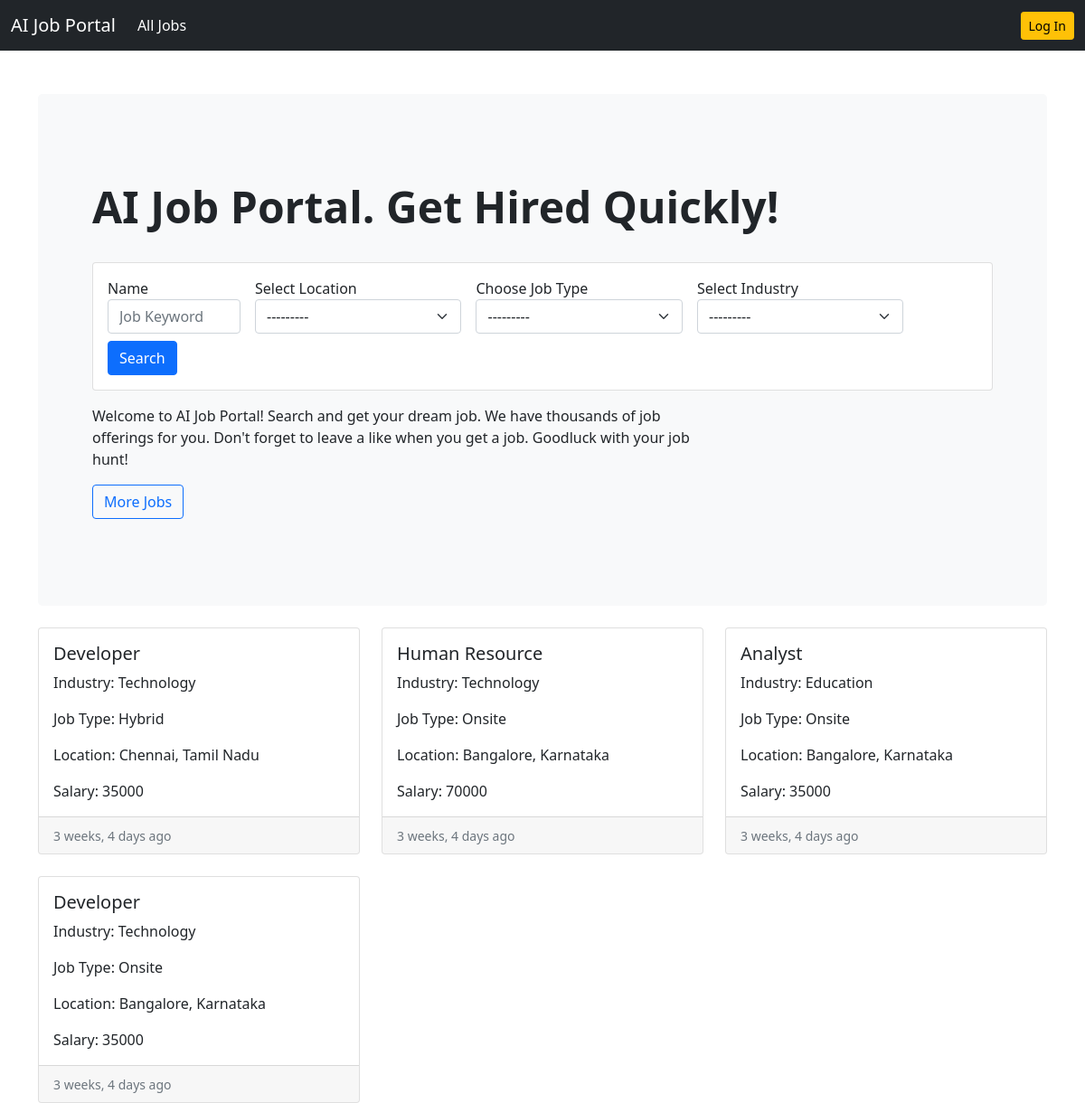
The page / on the database its author committed.
### job/models.py (models this page shows, shortened)
class Job(models.Model):
    job_type_choices = (
        ('Remote', 'Remote'),
        ('Onsite', 'Onsite'),
        ('Hybrid', 'Hybrid')
    )
    state_choices = (
        ('Karnataka', 'Karnataka'),
        ('Assam', 'Assam'),
        ('Gujarat', 'Gujarat'),
        ('Kashmir', 'Kashmir'),
        ('Tamil Nadu', 'Tamil Nadu'),
        ('Bihar', 'Bihar'),
        ('Uttar Pradesh', 'Uttar Pradesh')
    )
    industry_choices = (
        ('Technology', 'Technology'),
        ('Education', 'Education'),
        ('Transportation', 'Transportation'),
        ('Finance', 'Finance'),
        ('Healthcare', 'Healthcare'),
        ('Sports', 'Sports'),
        ('Energy', 'Energy')
    )
    title_choices = (
        ('Developer', 'Developer'),
        ('Consultant','Consultant'),
        ('Analyst' , 'Analyst'),
        ('Manager' , 'Manager'),
        ('UI/UX' , 'UI/UX'),
        ('Human Resource' , 'Human Resource'),
        ('Operations' , 'Operations')
    )
    user = models.ForeignKey(User, on_delete=models.CASCADE)
    company = models.ForeignKey(Company, on_delete=models.CASCADE)
    title = models.CharField(max_length=100, choices = title_choices, null = True, blank = True)
    city = models.CharField(max_length=100)
    salary = models.PositiveIntegerField(default=35000)
    requirements = models.TextField()
    ideal_candidate = models.TextField()
    is_available = models.BooleanField(default=True)
    timestamp = models.DateTimeField(auto_now_add=True)
    industry = models.CharField(max_length=20, choices=industry_choices, null=True, blank=True)
    state = models.CharField(max_length=20, choices=state_choices, null=True, blank=True)
    job_type = models.CharField(max_length=20, choices=job_type_choices, null=True, blank=True)

### website/views.py (the view)
# urls.py: 2. Add a URL to urlpatterns:  path('', views.home, name='home')
def home(request):
    filter = Jobfilter(request.GET, queryset=Job.objects.filter(is_available=True).order_by('-timestamp'))
    context = {'filter': filter}
    return render(request, 'website/home.html', context)

### templates/website/home.html
{% extends 'base.html' %}
{% load widget_tweaks %}
{% load humanize %}
{% block content %}
 <section>
    <div class="p-5 mb-4 bg-light rounded-3">
        <div class="container-fluid py-5">
            <h2 class="display-5 fw-bold">AI Job Portal. Get Hired Quickly!</h2> <br>
            <div class="card">
                <div class="card-body">
                    <form class="row gy-2 gx-3 align-items-center" method="GET">
                        <div class="col-sm-2">
                            <label for="autoSizingInput">Name</label>
                            {% render_field filter.form.title class="form-control" id="autoSizingInput" placeholder="Job Keyword" %}
                        </div>
                        <div class="col-sm-3">
                            <label for="autoSizingSelect">Select Location</label>
                            {% render_field filter.form.state class="form-select" %}
                        </div>
                        <div class="col-sm-3">
                            <label for="autoSizingSelect">Choose Job Type</label>
                            {% render_field filter.form.job_type class="form-select" %}
                        </div>
                        <div class="col-sm-3">
                            <label for="autoSizingSelect">Select Industry</label>
                            {% render_field filter.form.industry class="form-select" %}
                        </div>
                        <div class="col-auto">
                            <button type="submit" class="btn btn-primary">Search</button>
                        </div>
                    </form>
                </div>
            </div>
            <p class="col-md-8 fs-6 mt-3">
                Welcome to AI Job Portal! Search and get your dream job. We have thousands of job
                offerings for you. Don't forget to leave a like when you get a job. Goodluck with your job
                hunt!
            </p>
            <a href="{% url 'job-listing' %}" class="btn btn-outline-primary" type="button">More Jobs</a>
        </div>
    </div>
</section>
 <div class="row row-cols-1 row-cols-md-3 g-4">
     {% for job in filter.qs %}
    <div class="col">
        <div class="card h-100">
            <div class="card-body">
                <h5 class="card-title">{{job.title}}</h5>
                <p class="card-text">Industry: {{job.industry}}</p>
                <p class="card-text">Job Type: {{job.job_type}}</p>
                <p class="card-text">Location: {{job.city}}, {{job.state}}</p>
                <p class="card-text">Salary: {{job.salary}}</p>
            </div>
            <div class="card-footer">
                <small class="text-muted">{{job.timestamp|naturaltime}}</small>
            </div>
        </div>
    </div>
    {% endfor %}
{% endblock content %}

### rows shown on the page
Job: title "Developer", industry "Technology", job_type "Hybrid", city "Chennai", state "Tamil Nadu", salary "35000", timestamp "3 weeks, 4 days ago"
Job: title "Human Resource", industry "Technology", job_type "Onsite", city "Bangalore", state "Karnataka", salary "70000", timestamp "3 weeks, 4 days ago"
Job: title "Analyst", industry "Education", job_type "Onsite", city "Bangalore", state "Karnataka", salary "35000", timestamp "3 weeks, 4 days ago"
Job: title "Developer", industry "Technology", job_type "Onsite", city "Bangalore", state "Karnataka", salary "35000", timestamp "3 weeks, 4 days ago"
